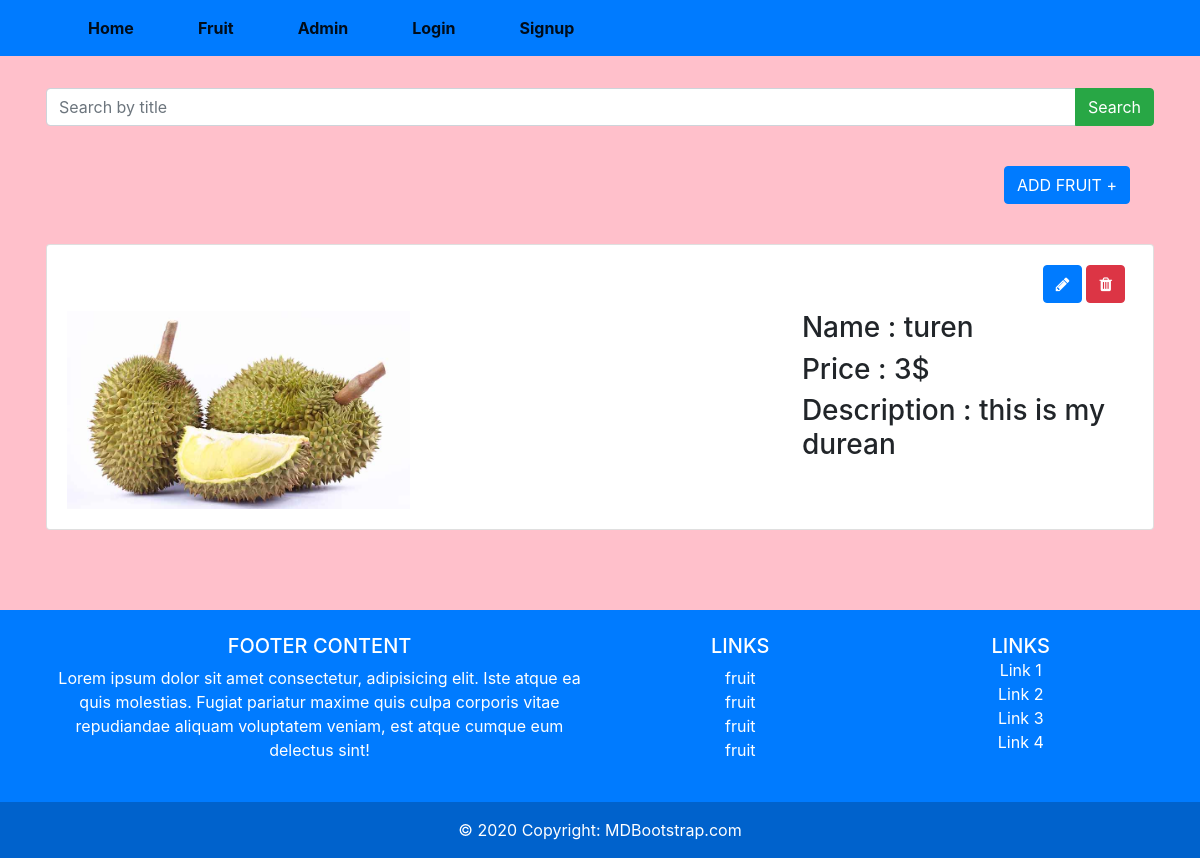
The page /?page=detail&id=44 on the database its author committed.
### tables this page shows
CREATE TABLE `fruit` (
  `fruit_id` int(11) NOT NULL,
  `fruitname` varchar(100) NOT NULL,
  `price` varchar(100) NOT NULL,
  `description` text NOT NULL,
  `fruit_image` varchar(255) DEFAULT NULL,
  `user_id` int(11) NOT NULL,
  `category_id` int(11) NOT NULL
);

### database/database.php (called while the page is built, shortened)
<?php
    function db(){
        return new mysqli('localhost','root','','project_php');
    }
    function getOneFruit($id){
        return db()->query("SELECT * FROM fruit WHERE fruit_id=$id");
    }

### pages/detail.php (the view)
<div class="p-3 container mt-3">
    <form  action="" method="post" >
    <div class="input-group mb-3">
        <input type="text" class="form-control" placeholder="Search by title" name="search">
        <div class="input-group-append">
        <button class="btn btn-success" type="submit">Search</button>
        </div>
    </div>
    </form>
    <div class="d-flex justify-content-end p-4 mb-3">
        <a href="create_fruit_html.php" class="btn btn-primary">ADD FRUIT +</a>
    </div>
    <?php
        require_once('database/database.php');
        $id = $_GET['id'];
        $fruits = getOneFruit($id);
        foreach($fruits as $fruit):
    ?>
    <div class="card mb-3 ">
        <div class="card-body">
            <div class="d-flex justify-content-end mb-2 mr-2">
                <a href="./edit_fruit_html.php?editid=<?=$fruit['fruit_id']?>" class="btn btn-primary mr-1"><i class="fa fa-pencil"></i></a>
                <a href="./delete_fruit.php?fruitid=<?=$fruit['fruit_id']?>" class="btn btn-danger"><i class="fa fa-trash"></i></a>
            </div>
            <div class="d-flex ">
                <div class="image">
                    <img class="w-50 h-auto" src="images/<?=$fruit['fruit_image']?>" alt="" >
                </div>
                <div class="descrip">
                    <h3 class="display-6 ml-5">Name : <?=$fruit['fruitname']?></h3>
                    <h3 class="display-6 ml-5">Price : <?=$fruit['price']?>$</h3>
                    <h3 class="display-6 ml-5">Description : <?=$fruit['description']?></h3>
                </div>
            </div>
        </div>
    </div>
    <?php endforeach;  ?>
</div>

### partial/hearder.php (style rules this page uses)
body { background-color:pink; }

### rows shown on the page
fruit: fruit_image (picture), fruitname "turen", price "3", description "this is my durean"
